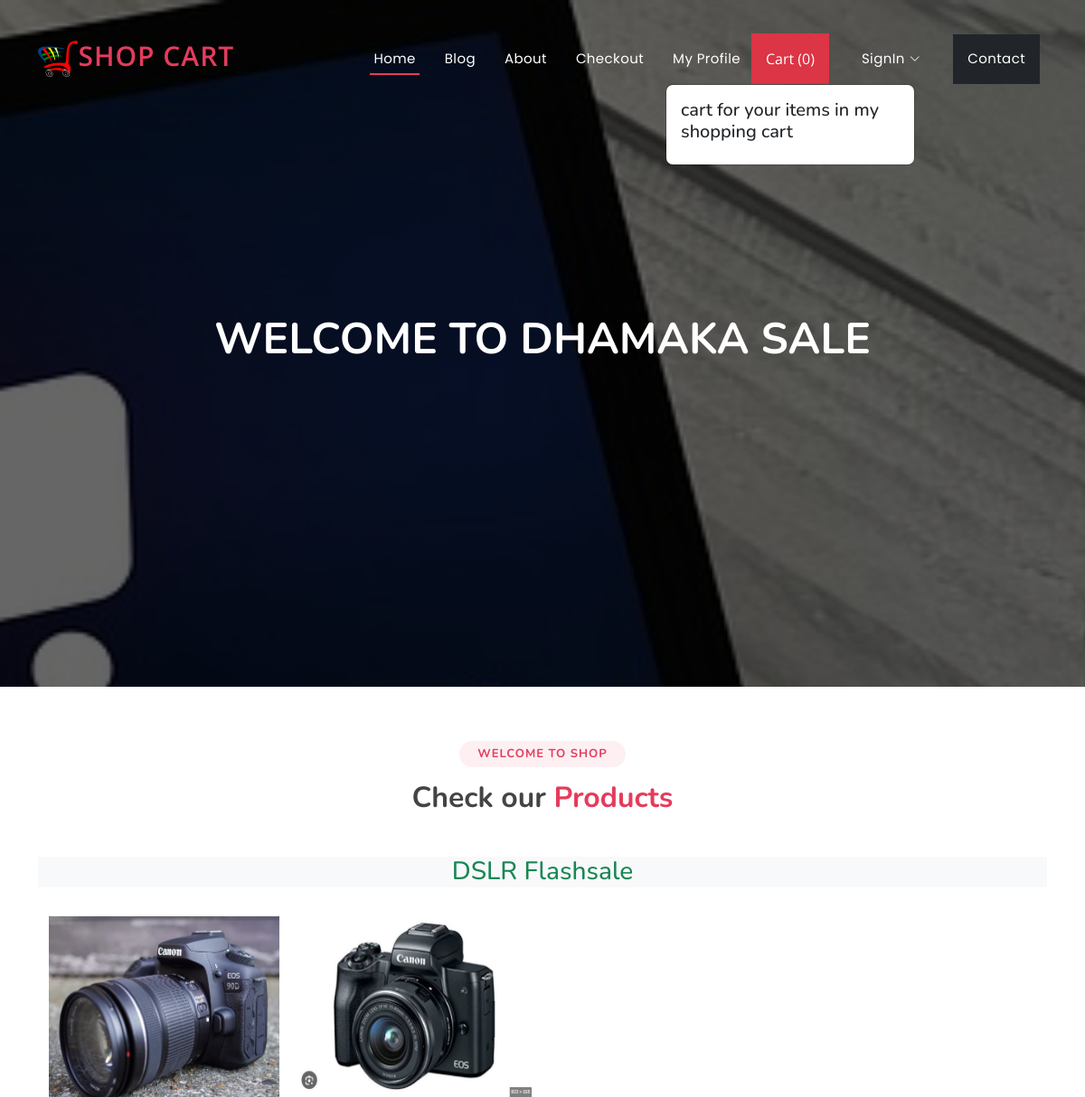
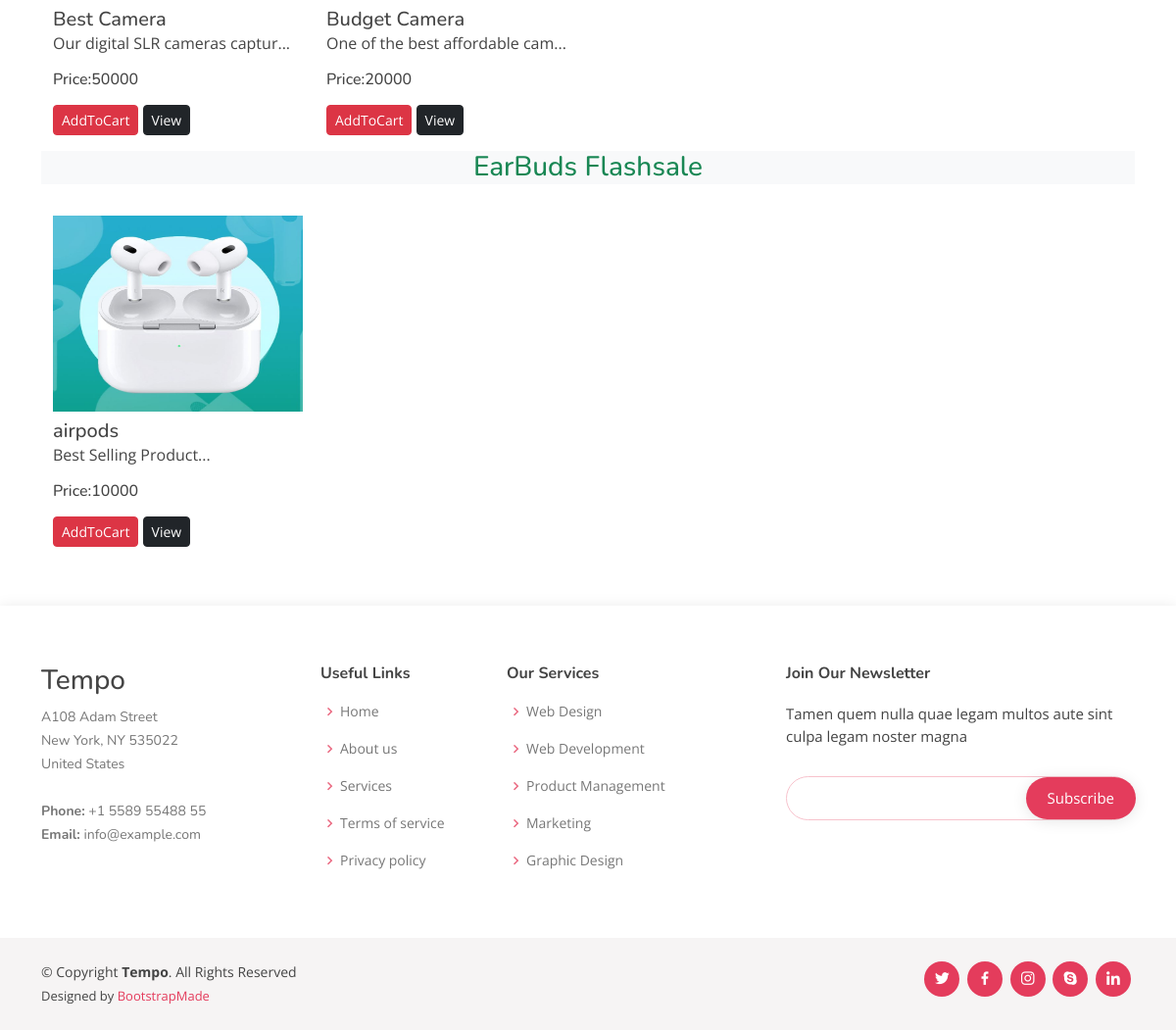
The page / on the database its author committed (2 pictures, top to bottom).
### ecommerceapp/models.py (models this page shows, shortened)
class Product(models.Model):
    product_id = models.AutoField
    product_name = models.CharField(max_length=100)
    category = models.CharField(max_length=100, default="")
    subcategory = models.CharField(max_length=50, default="")
    price = models.IntegerField(default=0)
    desc = models.CharField(max_length=300)
    image = models.ImageField(upload_to='images/images')

### ecommerceapp/views.py (the view)
# urls.py: path('',views.index,name="index"),
def index(request):
    allProds = []
    catprods = Product.objects.values('category','id')
    print(catprods)
    cats = {item['category'] for item in catprods}
    for cat in cats:
        prod= Product.objects.filter(category=cat)
        n=len(prod)
        nSlides = n // 4 + ceil((n / 4) - (n // 4))
        allProds.append([prod, range(1, nSlides), nSlides])
    params= {'allProds':allProds}
    return render(request,"index.html",params)

### templates/index.html (shortened to what this page needs)
{% extends 'base.html' %}
{% block content %}
<h1>Welcome to dhamaka sale</h1>
{% endblock content %}
{% block body %}
{% load static %}
    <section id="portfolio" class="portfolio">
      <div class="container">
        <div class="section-title">
          <h2>Welcome to Shop</h2>
          <h3>Check our <span>Products</span></h3>
        </div>
        {% for product, range, nSlides in allProds %}
        <h3 class="my-3 text-center text-success bg-light">
          {{product.0.category}} Flashsale
        </h3>
        <div class="container">
          <div class="row">
            {% for i in product %}
            <div class="col-md-3 mt-3">
              <img src="/media/{{i.image}}" class="card-img-top" alt="not found" height="200px" width="150px" />
              <div class="card-body">
                <h5 class="card-title mt-2" id="namepr{{i.id}}">{{i.product_name}}</h5>
                <p class="card-text">{{i.desc|slice:"0:30"}}...</p>
                <h6 class="card-title mb-3">
                  Price:<span id="pricepr{{i.id}}">{{i.price}}</span>
                </h6>
                <span id="divpr{{i.id}}" class="divpr">
                  <button id="pr{{i.id}}" class="btn btn-danger cart btn-sm mt-0">
                    AddToCart
                  </button>
                </span>
                <a href="/media/{{i.image}}">
                  <button class="btn btn-dark btn-sm cart">View</button></a
                >
              </div>
            </div>
            {% endfor %}
          </div>
        </div>
        {% endfor %}
      </div>
    </section>
{% endblock body %}

### templates/base.html (shortened to what this page needs)
{% load static %}
<!DOCTYPE html>
<html lang="en">
<head>
  <link href="{% static '/assets/vendor/bootstrap/css/bootstrap.min.css' %}" rel="stylesheet">
  <link href="{% static '/assets/vendor/bootstrap-icons/bootstrap-icons.css' %}" rel="stylesheet">
  <link href="{% static '/assets/vendor/boxicons/css/boxicons.min.css' %}" rel="stylesheet">
  <link href="{% static '/assets/vendor/glightbox/css/glightbox.min.css' %}" rel="stylesheet">
  <link href="{% static '/assets/vendor/remixicon/remixicon.css' %}" rel="stylesheet">
  <link href="{% static '/assets/vendor/swiper/swiper-bundle.min.css' %}" rel="stylesheet">
  <link href="{% static '/assets/css/style.css' %}" rel="stylesheet">
</head>
<body>
  <header id="header" class="fixed-top ">
    <div class="container d-flex align-items-center justify-content-between">
      <a href="/" class="logo"><img src="{% static 'images/logo.png' %}" alt="" class="img-fluid">Shop cart</a>
      <nav id="navbar" class="navbar">
        <ul>
          <li><a class="nav-link scrollto active" href="/">Home</a></li>
          <li><a class="nav-link scrollto" href="blog.html">Blog</a></li>
          <li><a class="nav-link scrollto" href="/about">About</a></li>
          <li><a class="nav-link scrollto" href="/about">Checkout</a></li>
          <li><a class="nav-link scrollto" href="/about">My Profile</a></li>
          <button type="button" class="nav-link scrollto bg-danger p-3 m-2 text-white" id="popcart" data-container="body" data-toggle="popover" data-placement="bottom" data-html="true" >  Cart (<span id="cart">0</span>)
          </button>
          {% if  request.user.is_authenticated %}
          <li><a class="nav-link scrollto" href="/auth/logout/">LogOut</a></li>
          {% else %}
          <li class="dropdown"><a href="#"><span>SignIn</span> <i class="bi bi-chevron-down"></i></a>
          </li>
          {% endif %}
          <li><a class="nav-link scrollto bg-dark p-3 m-2 " href="/contact">Contact</a></li>
        </ul>
      </nav>
    </div>
  </header>
  <section id="hero">
    <div class="hero-container">
      {% block content %}
      {% endblock content %}
    </div>
  </section>
  <main id="main">
    {% block body %}
    {% endblock body %}
  </main>
  <footer id="footer">
    <div class="footer-top">
      <div class="container">
        <div class="row">
          <div class="col-lg-3 col-md-6 footer-contact">
            <h3>Tempo</h3>
            <p>
              A108 Adam Street <br>
              New York, NY 535022<br>
              United States <br><br>
              <strong>Phone:</strong> +1 5589 55488 55<br>
              <strong>Email:</strong> info@example.com<br>
            </p>
          </div>
          <div class="col-lg-2 col-md-6 footer-links">
            <h4>Useful Links</h4>
            <ul>
              <li><i class="bx bx-chevron-right"></i> <a href="#">Home</a></li>
              <li><i class="bx bx-chevron-right"></i> <a href="#">About us</a></li>
              <li><i class="bx bx-chevron-right"></i> <a href="#">Services</a></li>
              <li><i class="bx bx-chevron-right"></i> <a href="#">Terms of service</a></li>
              <li><i class="bx bx-chevron-right"></i> <a href="#">Privacy policy</a></li>
            </ul>
          </div>
          <div class="col-lg-3 col-md-6 footer-links">
            <h4>Our Services</h4>
            <ul>
              <li><i class="bx bx-chevron-right"></i> <a href="#">Web Design</a></li>
              <li><i class="bx bx-chevron-right"></i> <a href="#">Web Development</a></li>
              <li><i class="bx bx-chevron-right"></i> <a href="#">Product Management</a></li>
              <li><i class="bx bx-chevron-right"></i> <a href="#">Marketing</a></li>
              <li><i class="bx bx-chevron-right"></i> <a href="#">Graphic Design</a></li>
            </ul>
          </div>
          <div class="col-lg-4 col-md-6 footer-newsletter">
            <h4>Join Our Newsletter</h4>
            <p>Tamen quem nulla quae legam multos aute sint culpa legam noster magna</p>
            <form action="" method="post">
              <input type="email" name="email"><input type="submit" value="Subscribe">
            </form>
          </div>
        </div>
      </div>
    </div>
    <div class="container d-md-flex py-4">
      <div class="me-md-auto text-center text-md-start">
        <div class="copyright">
          &copy; Copyright <strong><span>Tempo</span></strong>. All Rights Reserved
        </div>
        <div class="credits">
          Designed by <a href="https://bootstrapmade.com/">BootstrapMade</a>
        </div>
      </div>
      <div class="social-links text-center text-md-right pt-3 pt-md-0">
        <a href="#" class="twitter"><i class="bx bxl-twitter"></i></a>
        <a href="#" class="facebook"><i class="bx bxl-facebook"></i></a>
        <a href="#" class="instagram"><i class="bx bxl-instagram"></i></a>
        <a href="#" class="google-plus"><i class="bx bxl-skype"></i></a>
        <a href="#" class="linkedin"><i class="bx bxl-linkedin"></i></a>
      </div>
    </div>
  </footer>
</body>
</html>

### rows shown on the page
Product: category "DSLR", image (picture), product_name "Best Camera", desc "Our digital SLR cameras captur", price "50000"
Product: image (picture), product_name "Budget Camera", desc "One of the best affordable cam", price "20000"
Product: category "EarBuds", image (picture), product_name "airpods", desc "Best Selling Product", price "10000"
